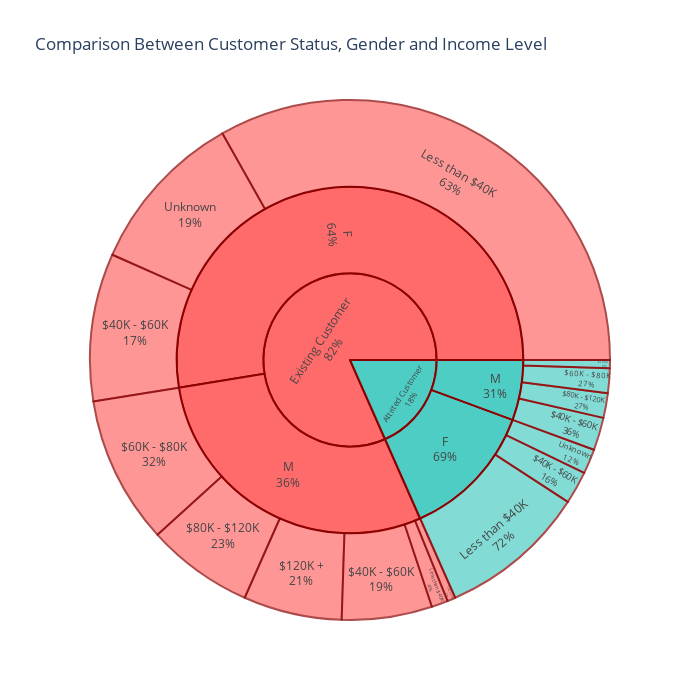

Write notebook code for a chart like this one.
### Code cell
# Create custom colors with red for attrited customers
custom_colors = ['#FF6B6B', '#4ECDC4', '#45B7D1', '#96CEB4', '#FECA57', '#F38BA8', '#A8E6CF']

fig = px.sunburst(bc, 
                 path=['Customer_Status', 'Gender', 'Income_Level'],
                 title='Comparison Between Customer Status, Gender and Income Level',
                 color_discrete_sequence=custom_colors)

fig.update_traces(
    hovertemplate='<b>%{label}</b><br>' +
                  'Count: %{value}<br>' +
                  '<extra></extra>',
    textinfo="label+percent parent",
    marker=dict(
        line=dict(
            color="darkred",
            width=2
        )
    )
)

fig.update_layout(
    width=700,
    height=700
)

fig.show()

### Figure 1 — Plotly figure (JSON) as saved in the notebook; plotly's stock layout.template omitted (floating-point values rounded to 4 significant figures)
{"data": [{"branchvalues": "total", "domain": {"x": [0, 1], "y": [0, 1]}, "hovertemplate": "<b>%{label}</b><br>Count: %{value}<br><extra></extra>", "ids": ["Existing Customer/F/Unknown", "Attrited Customer/M/$40K - $60K", "Existing Customer/M/Less than $40K", "Existing Customer/M/$60K - $80K", "Existing Customer/F/Less than $40K", "Existing Customer/M/$40K - $60K", "Attrited Customer/F/Unknown", "Attrited Customer/M/$80K - $120K", "Attrited Customer/F/Less than $40K", "Existing Customer/M/$80K - $120K", "Existing Customer/F/$40K - $60K", "Existing Customer/M/$120K +", "Attrited Customer/F/$40K - $60K", "Existing Customer/M/Unknown", "Attrited Customer/M/$120K +", "Attrited Customer/M/$60K - $80K", "Existing Customer/F", "Attrited Customer/M", "Existing Customer/M", "Attrited Customer/F", "Existing Customer", "Attrited Customer"], "labels": ["Unknown", "$40K - $60K", "Less than $40K", "$60K - $80K", "Less than $40K", "$40K - $60K", "Unknown", "$80K - $120K", "Less than $40K", "$80K - $120K", "$40K - $60K", "$120K +", "$40K - $60K", "Unknown", "$120K +", "$60K - $80K", "F", "M", "M", "F", "Existing Customer", "Attrited Customer"], "marker": {"line": {"color": "darkred", "width": 2}}, "name": "", "parents": ["Existing Customer/F", "Attrited Customer/M", "Existing Customer/M", "Existing Customer/M", "Existing Customer/F", "Existing Customer/M", "Attrited Customer/F", "Attrited Customer/M", "Attrited Customer/F", "Existing Customer/M", "Existing Customer/F", "Existing Customer/M", "Attrited Customer/F", "Existing Customer/M", "Attrited Customer/M", "Attrited Customer/M", "Existing Customer", "Attrited Customer", "Existing Customer", "Attrited Customer", "", ""], "textinfo": "label+percent parent", "type": "sunburst", "values": [20, 4, 2, 18, 65, 11, 3, 3, 18, 13, 18, 12, 4, 1, 1, 3, 103, 11, 57, 25, 160, 36]}], "layout": {"height": 700, "legend": {"tracegroupgap": 0}, "sunburstcolorway": ["#FF6B6B", "#4ECDC4", "#45B7D1", "#96CEB4", "#FECA57", "#F38BA8", "#A8E6CF"], "title": {"text": "Comparison Between Customer Status, Gender and Income Level"}, "width": 700}}
